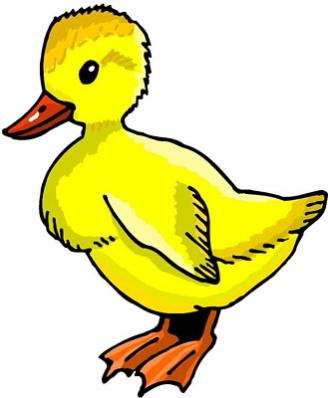
#> input picture img/duck.jpg, 328 x 398 px
$ python shift.py
#> lines starting #> are read from the running program, lines starting #| are printed output that depends on the picture
from PIL import Image
duck=Image.open("img/duck.jpg")
#> duck is the input picture: PIL image 328x398 RGB; mean R, G, B 231.5, 225.5, 160
duck=duck.convert("RGB")
pixels=duck.load()
width, height=duck.size
#> width = 328; height = 398
other_side=False
out=Image.new("RGB",(width, height))
#> out: PIL image 328x398 RGB; every value is 0
pixels_out=out.load()
matrix=[]
matrix2=[]
#=---------------------
deca=100 #change this value (amount in px)
#----------------------
for x in range(width):
    matrix.append([pixels[x,y] for y in range(height)])
#> after the loop, matrix = 328 items
for i in range(deca,len(matrix),1):
    matrix2.append(matrix[i])
#> after the loop, matrix2 = 228 items
for i in range(0,deca,1):
    matrix2.append(matrix[i])
#> after the loop, matrix2 = 328 items
for x in range(width):
    for y in range(height):
        pixels_out[x,y]=matrix2[x][y]
out.save("output.jpg")
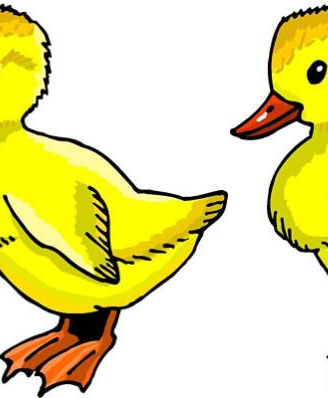
#> saved as output.jpg: PIL image 328x398 RGB; mean R, G, B 231.5, 225.5, 160
out.show()
